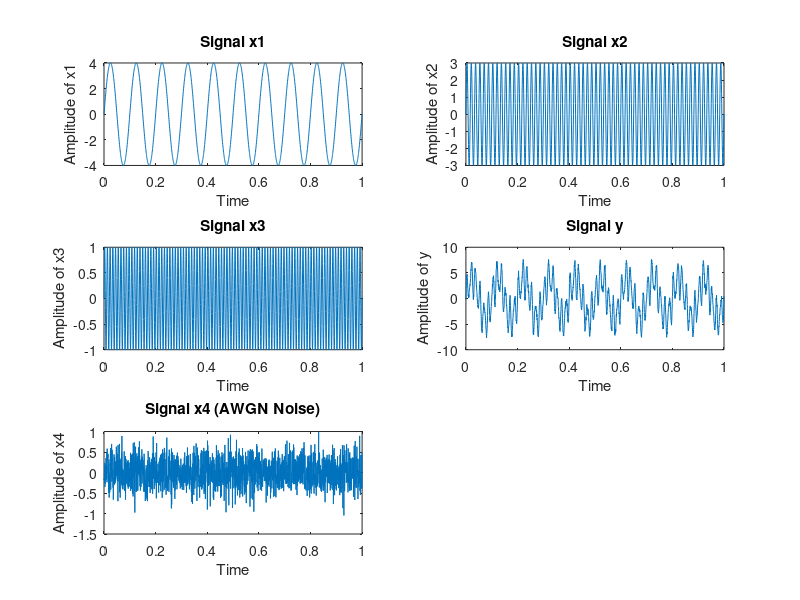
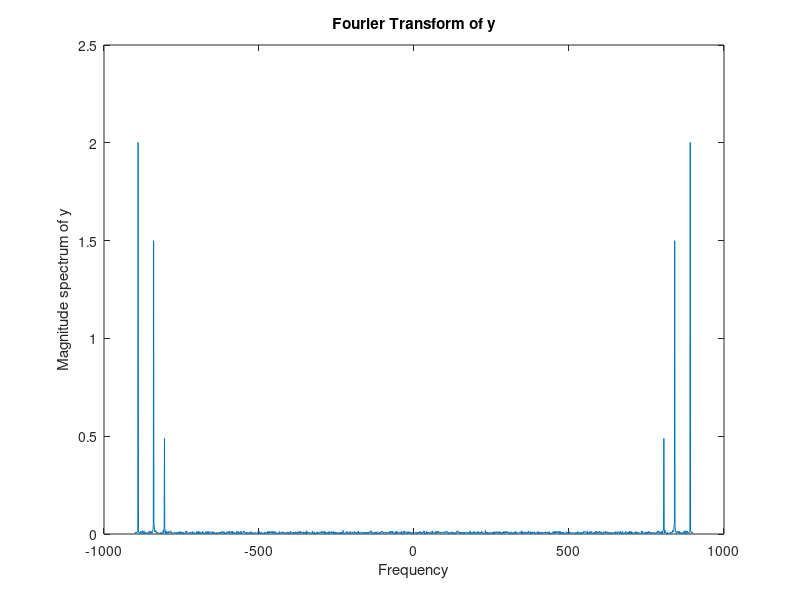
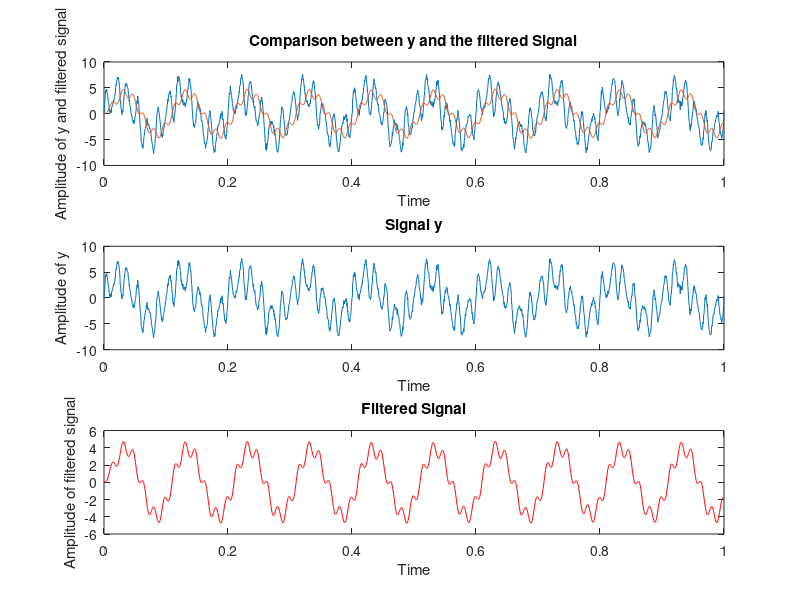
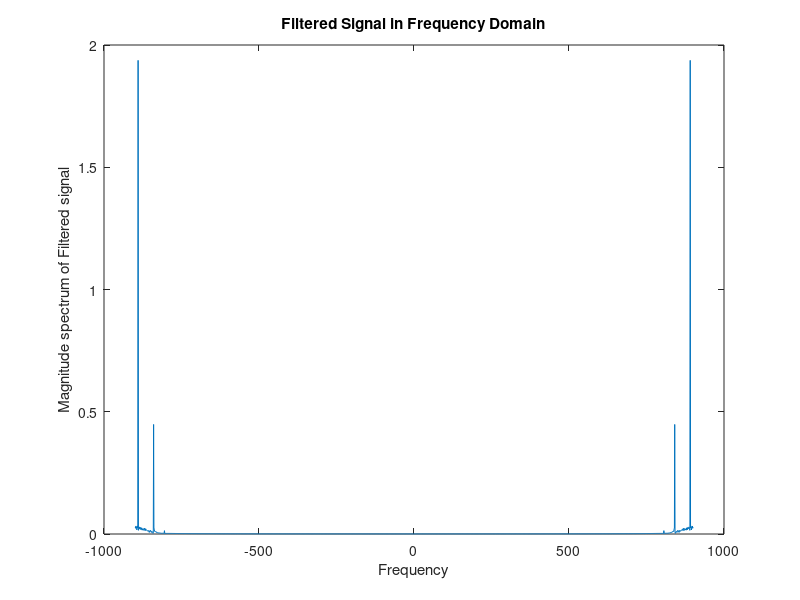

Reproduce these figures in MATLAB, in order.
clc; 
close all; 
clear all;

% B2.1 Plot the signals x1, x2, x3, y, and noise x4.

fs = 20*90; % Sampling frequency
t = 0:1/fs:1; % Time vector
x1 = 4*sin(2*pi*10*t); % Signal 1
x2 = 3*sin(2*pi*60*t); % Signal 2
x3 = 1*sin(2*pi*95*t); % Signal 3
y1 = x1 + x2 + x3; % Combined signal without noise
SNR = 10; % Signal-to-Noise Ratio
x4 = awgn(zeros(size(y1)), SNR); % Additive white Gaussian noise
y = x1 + x2 + x3 + x4; % Combined signal with noise
N = length(y); % Length of the signal
% Plotting signals
fig1 = figure;
subplot(3, 2, 1);
plot(t, x1);
title('Signal x1'); xlabel('Time'); ylabel('Amplitude of x1');
subplot(3, 2, 2);
plot(t, x2);                    
title('Signal x2'); xlabel('Time'); ylabel('Amplitude of x2');
subplot(3, 2, 3);
plot(t, x3);
title('Signal x3'); xlabel('Time'); ylabel('Amplitude of x3');
subplot(3, 2, 4);
plot(t, y);
title('Signal y'); xlabel('Time'); ylabel('Amplitude of y');
subplot(3, 2, 5);
plot(t, x4);
title('Signal x4 (AWGN Noise)'); xlabel('Time'); ylabel('Amplitude of x4');

% B2.2 Plot the FFT of y

yt = (fft(y))/N; % Compute the FFT of the signal
f = linspace(-fs/2, fs/2, N); % Frequency vector
fig2 = figure;
plot(f, abs(yt));
title('Fourier Transform of y'); xlabel('Frequency'); ylabel('Magnitude spectrum of y');

% B2.3 Design a lowpass FIR filter to attenuate x3 (Use MATLAB fdatool)

load lpfir.mat % Load filter coefficients
g = filter(Num, 1, y); % Apply the filter to the signal
U = length(g); % Length of the filtered signal
gf = fft(g)/N; % Compute the FFT of the filtered signal
% Plotting filtered signal in time domain
fig3 = figure;
subplot(3,1,1);
plot(t,y,t,g);
title('Comparison between y and the filtered Signal'); xlabel('Time'); ylabel('Amplitude of y and filtered signal');
subplot(3,1,2);
plot(t,y);
title('Signal y'); xlabel('Time'); ylabel('Amplitude of y');
subplot(3,1,3);
plot(t,g, 'r');
title('Filtered Signal'); xlabel('Time'); ylabel('Amplitude of filtered signal');

% B2.4 Plot the filtered signal in the frequency domain

fig4 = figure;
plot(f, abs(gf))
title('Filtered Signal in Frequency Domain'); xlabel('Frequency'); ylabel('Magnitude spectrum of Filtered signal');






































